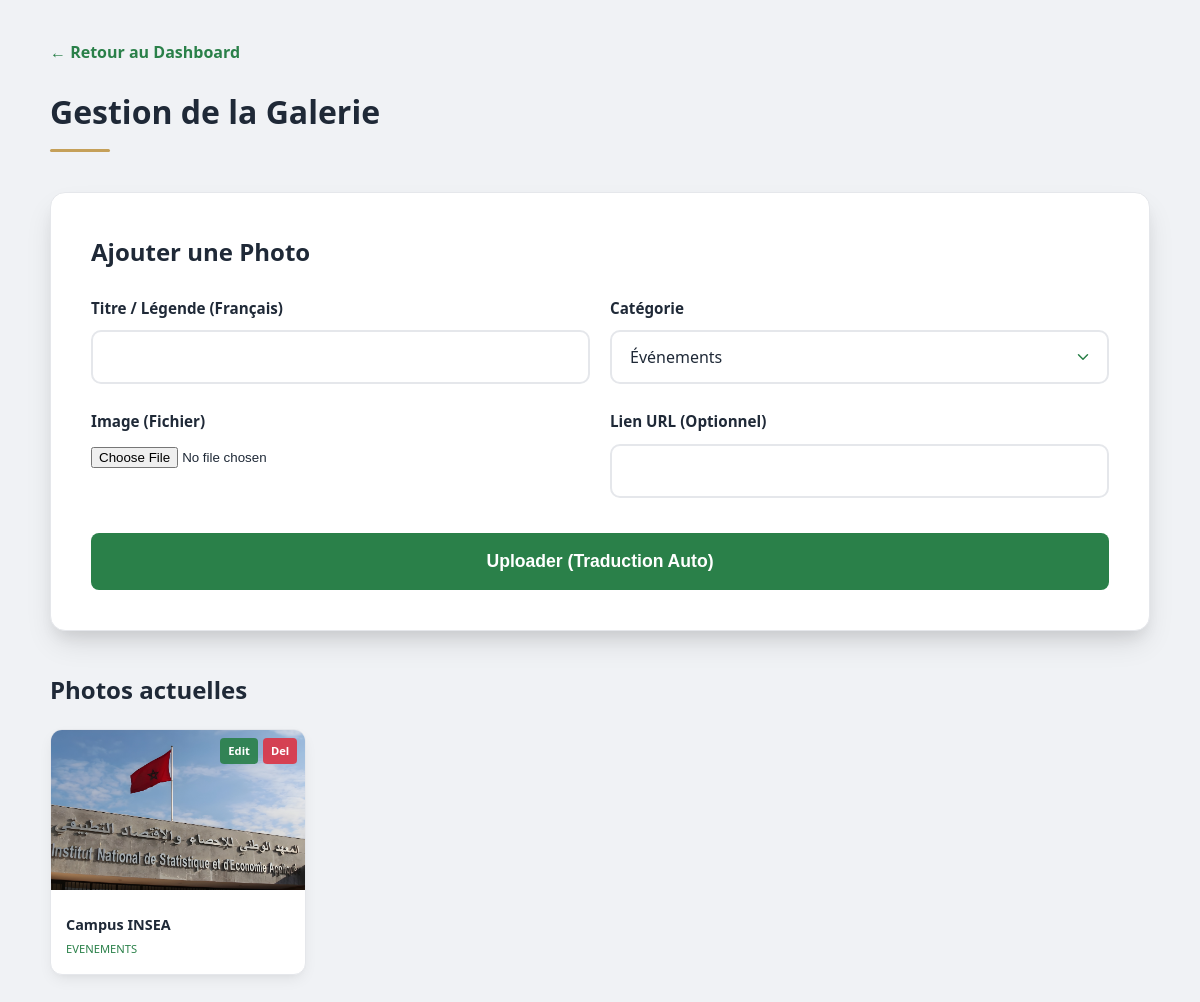
Page /admin/manage_gallery.php (signed in) on the committed database.
### tables this page shows
CREATE TABLE IF NOT EXISTS gallery_translations (
    id INT AUTO_INCREMENT PRIMARY KEY,
    gallery_id INT NOT NULL,
    language_id INT NOT NULL,
    title VARCHAR(255),
    FOREIGN KEY (gallery_id) REFERENCES gallery(id) ON DELETE CASCADE,
    FOREIGN KEY (language_id) REFERENCES languages(id) ON DELETE CASCADE
);

CREATE TABLE IF NOT EXISTS gallery (
    id INT AUTO_INCREMENT PRIMARY KEY,
    image_url VARCHAR(255) NOT NULL,
    link_url VARCHAR(255),
    category ENUM('etudiants', 'evenements', 'partenariats', 'recherche') NOT NULL,
    created_at TIMESTAMP DEFAULT CURRENT_TIMESTAMP
);

### admin/manage_gallery.php (the view, shortened to what this page needs)
<?php
require_once '../components/PHP/db_connect.php';
$edit_mode = false;
$edit_data = [
    'title_fr' => '',
    'category' => 'evenements',
    'link_url' => '',
    'image_url' => ''
];
$stmt = $pdo->query("SELECT g.id, g.image_url, g.category, gt.title FROM gallery g JOIN gallery_translations gt ON g.id = gt.gallery_id WHERE gt.language_id = 1 ORDER BY g.created_at DESC");
$gallery_items = $stmt->fetchAll();
?>
<!DOCTYPE html>
<html lang="fr">
<head>
    <link rel="stylesheet" href="../components/CSS/style.css">
</head>
<body>
    <div class="admin-box">
        <a href="index.php" class="back-link">← Retour au Dashboard</a>
        <header class="section-header" style="margin-top: 0; text-align: left;">
            <h1>Gestion de la Galerie</h1>
            <div class="line" style="margin: 12px 0;"></div>
        </header>
        <div class="form-card" style="margin-bottom: 40px;">
            <h2 style="margin-bottom: 25px;"><?php echo $edit_mode ? 'Modifier l\'Image' : 'Ajouter une Photo'; ?></h2>
            <form action="" method="POST" enctype="multipart/form-data" class="form-grid">
                <div class="form-row-2">
                    <div>
                        <label>Titre / Légende (Français)</label>
                        <input type="text" name="title_fr" required value="<?php echo htmlspecialchars($edit_data['title_fr']); ?>">
                    </div>
                    <div>
                        <label>Catégorie</label>
                        <select name="category" required>
                            <option value="evenements" <?php echo $edit_data['category'] == 'evenements' ? 'selected' : ''; ?>>Événements</option>
                        </select>
                    </div>
                </div>
                <div class="form-row-2">
                    <div>
                        <label>Image (Fichier)</label>
                        <input type="file" name="image" accept="image/*" <?php echo $edit_mode ? '' : 'required'; ?>>
                    </div>
                    <div>
                        <label>Lien URL (Optionnel)</label>
                        <input type="text" name="link_url" value="<?php echo htmlspecialchars($edit_data['link_url']); ?>">
                    </div>
                </div>
                <button type="submit" class="btn-form-submit"><?php echo $edit_mode ? 'Enregistrer' : 'Uploader'; ?> (Traduction Auto)</button>
            </form>
        </div>
        <h2 style="margin-bottom: 20px;">Photos actuelles</h2>
        <div class="gallery-admin-grid">
            <?php foreach ($gallery_items as $item): ?>
            <div class="gallery-admin-item">
                <div class="action-overlay">
                    <a href="?edit=<?php echo $item['id']; ?>" class="btn-act btn-ed">Edit</a>
                    <a href="?delete=<?php echo $item['id']; ?>" class="btn-act btn-del" onclick="return confirm('Supprimer ?')">Del</a>
                </div>
                <img src="../components/images/<?php echo $item['image_url']; ?>" alt="">
                <div class="gallery-admin-info">
                    <strong><?php echo htmlspecialchars($item['title']); ?></strong><br>
                    <span style="color: var(--insea-green); font-size: 0.7rem; text-transform: uppercase;"><?php echo $item['category']; ?></span>
                </div>
            </div>
            <?php endforeach; ?>
        </div>
    </div>
</body>
</html>

### components/CSS/style.css (style rules this page uses)
:root { --insea-green: #2A8049; --insea-green-dark: #1E5C34; --insea-green-light: #E9F4ED; --insea-gold: #C5A059; --white: #ffffff; --gray-50: #f9fafb; --gray-100: #f3f4f6; --gray-200: #e5e7eb; --gray-600: #4b5563; --gray-800: #1f2937; --gray-900: #111827; --transition-fast: 0.2s ease; --transition-mid: 0.3s ease; --shadow: 0 6px 15px -3px rgba(0, 0, 0, 0.08), 0 4px 6px -4px rgba(0, 0, 0, 0.04); --shadow-lg: 0 15px 30px -5px rgba(0, 0, 0, 0.12), 0 10px 15px -5px rgba(0, 0, 0, 0.08); }
* { margin: 0; padding: 0; box-sizing: border-box; -webkit-font-smoothing: antialiased; }
body { font-family: 'Segoe UI', Roboto, Helvetica, Arial, sans-serif; line-height: 1.6; color: var(--gray-800); background-color: var(--white); overflow-x: hidden; }
a { text-decoration: none; color: inherit; transition: var(--transition-fast); }
.section-header { text-align: center; margin: 60px 0 40px; }
.section-header .line { width: 60px; height: 3px; background: var(--insea-gold); margin: 12px auto 0; border-radius: 2px; }
input[type="text"], input[type="email"], select, textarea { width: 100%; padding: 14px 18px; border: 2px solid var(--gray-200); border-radius: 10px; font-size: 1rem; font-family: inherit; transition: all 0.3s ease; background-color: var(--white); color: var(--gray-800); outline: none; }
select { appearance: none; background-repeat: no-repeat; background-position: right 15px center; background-size: 18px; padding-right: 45px; cursor: pointer; }
label { display: block; margin-bottom: 10px; font-weight: 700; color: var(--gray-800); font-size: 0.95rem; }
.form-card { background: var(--white); padding: 40px; border-radius: 15px; box-shadow: var(--shadow-lg); border: 1px solid var(--gray-200); }
.form-grid { display: grid; gap: 25px; }
.form-row-2 { display: grid; grid-template-columns: 1fr 1fr; gap: 20px; }
.btn-form-submit { background: var(--insea-green) !important; color: white !important; border: none !important; padding: 18px !important; cursor: pointer; font-size: 1.1rem !important; font-weight: 800 !important; margin-top: 10px; border-radius: 8px !important; transition: 0.3s !important; width: 100%; }

### admin/manage_gallery.php (style rules this page uses)
body { background: #f0f2f5; padding: 40px; }
.admin-box { max-width: 1100px; margin: 0 auto; }
.back-link { display: inline-block; margin-bottom: 20px; color: var(--insea-green); font-weight: 700; text-decoration: none; }
.gallery-admin-grid { display: grid; grid-template-columns: repeat(auto-fill, minmax(220px, 1fr)); gap: 25px; }
.gallery-admin-item { background: white; border-radius: 12px; overflow: hidden; box-shadow: var(--shadow); border: 1px solid var(--gray-200); position: relative; }
.gallery-admin-item img { width: 100%; height: 160px; object-fit: cover; }
.gallery-admin-info { padding: 15px; font-size: 0.9rem; }
.action-overlay { position: absolute; top: 8px; right: 8px; display: flex; gap: 5px; }
.btn-act { padding: 4px 8px; border-radius: 4px; font-size: 0.7rem; font-weight: bold; text-decoration: none; color: white; }
.btn-del { background: rgba(220, 53, 69, 0.9); }
.btn-ed { background: rgba(42, 128, 73, 0.9); }

### rows in the picture
gallery_translations: gallery.image_url (picture), title "Campus INSEA", gallery.category "EVENEMENTS"
